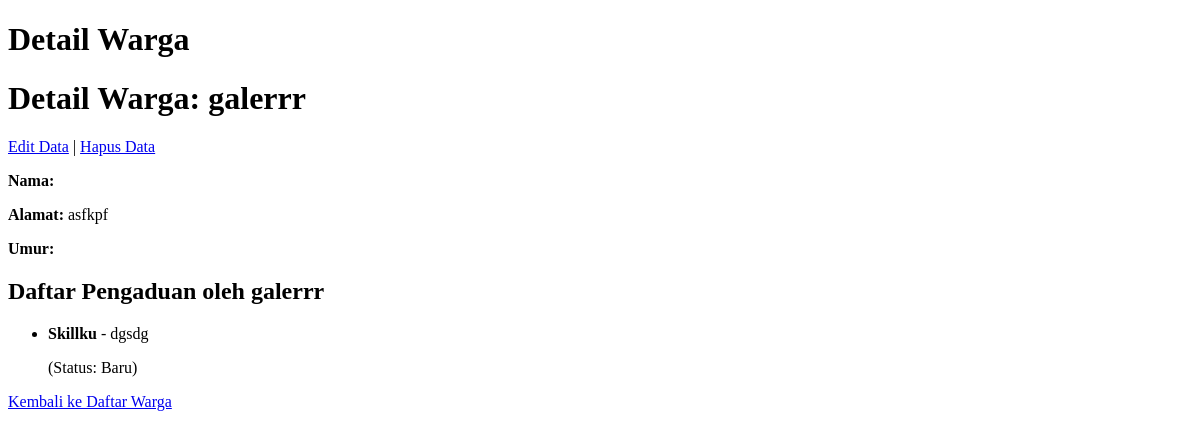
Page /5/ on the earlier database version.
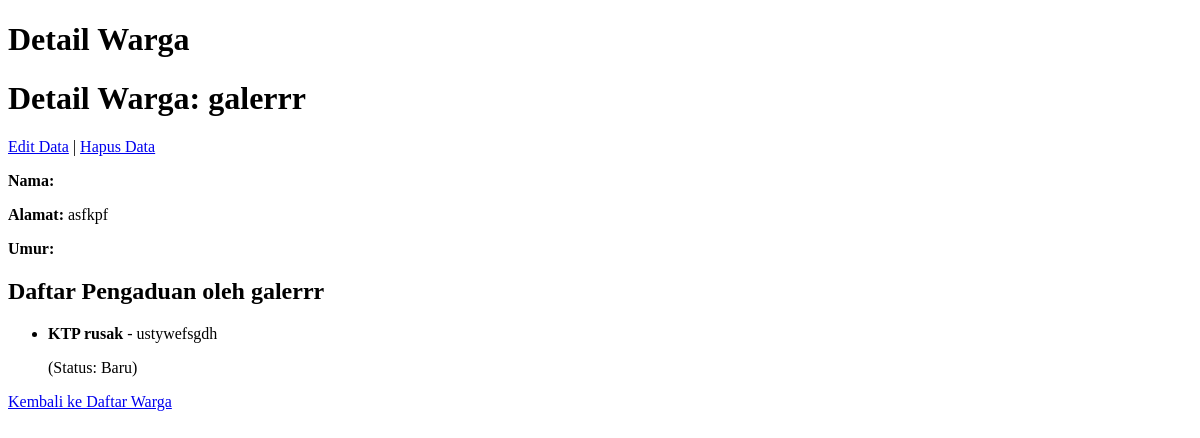
Same page on the later database version.
### warga/models.py (models this page shows, shortened)
class Pengaduan(models.Model):
    STATUS_CHOICES = [
        ('BARU', 'Baru'),
        ('DIPROSES', 'Diproses'),
        ('SELESAI', 'Selesai'),
    ]
    pelapor = models.ForeignKey(Warga, on_delete=models.CASCADE, related_name='pengaduan')
    judul = models.CharField(
        max_length=200,
        verbose_name="Judul Pengaduan"
    )
    isi = models.TextField(
        verbose_name="Isi Pengaduan"
    )
    status = models.CharField(max_length=10, choices=STATUS_CHOICES, default='BARU')
    tanggal_pengaduan = models.DateTimeField(
        auto_now_add=True
    )

### warga/views.py (the view)
# urls.py: path('<int:pk>/', WargaDetailView.as_view(), name='warga'),
class WargaDetailView(DetailView):
    model = Warga

### warga/templates/warga/warga_detail.html (shortened to what this page needs)
<!DOCTYPE html>
<html lang="en">
<head>
</head>
<body>
    <h1>Detail Warga</h1>
<h1>Detail Warga: {{ object.nama_lengkap }}</h1>
<a href="{% url 'warga-edit' object.pk %}">Edit Data</a> |
<a href="{% url 'warga-hapus' object.pk %}">Hapus Data</a>
<p><strong>Nama:</strong> {{ warga.nama }}</p>
<p><strong>Alamat:</strong> {{ warga.alamat }}</p>
<p><strong>Umur:</strong> {{ warga.umur }}</p>
<h2>Daftar Pengaduan oleh {{ object.nama_lengkap }}</h2>
    <ul>
      {% for pengaduan in object.pengaduan.all %}
      <li><strong>{{ pengaduan.judul }}</strong> - {{ pengaduan.isi }}</li>
      <p>(Status: {{ pengaduan.get_status_display }})</p>
      {% empty %}
      <li>Belum ada pengaduan.</li>
      {% endfor %}
    </ul>
<a href="{% url 'warga-list' %}">Kembali ke Daftar Warga</a>
</body>
</html>

Differences in the rows shown:
removed Pengaduan: judul "Skillku", isi "dgsdg", status "Baru"
added Pengaduan: judul "KTP rusak", isi "ustywefsgdh", status "Baru"
